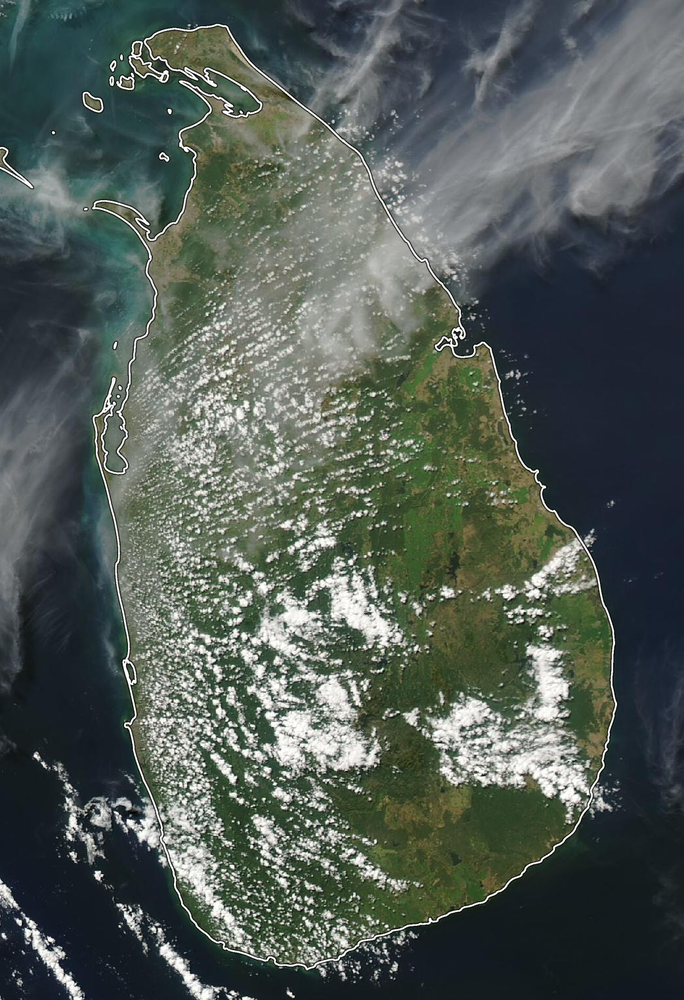
#> input picture 3. Cloud cover K means/Sri Lanka Map.png, 684 x 1000 px, shrunk from 1042 x 1524 before the run
$ python main.py
#> lines starting #> are read from the running program, lines starting #| are printed output that depends on the picture
# isolates the clouds over Sri Lanka

from sklearn.cluster import KMeans
import numpy as np
import matplotlib.pyplot as plt

sri_lanka = plt.imread("Sri Lanka Map.png")
#> sri_lanka is the input picture: shape (1000, 684, 4) float32; mean R, G, B, A 0.322, 0.358, 0.335, 1

if sri_lanka.shape[2] == 4:
    sri_lanka = sri_lanka[:, :, :3]
#> sri_lanka: shape (1000, 684, 3) float32

X = sri_lanka.reshape(-1,3)
kmeans = KMeans(2)
kmeans.fit(X)
segmented_img = kmeans.cluster_centers_[kmeans.labels_]
segmented_img = segmented_img.reshape(sri_lanka.shape)

plt.imshow(segmented_img)
plt.show()
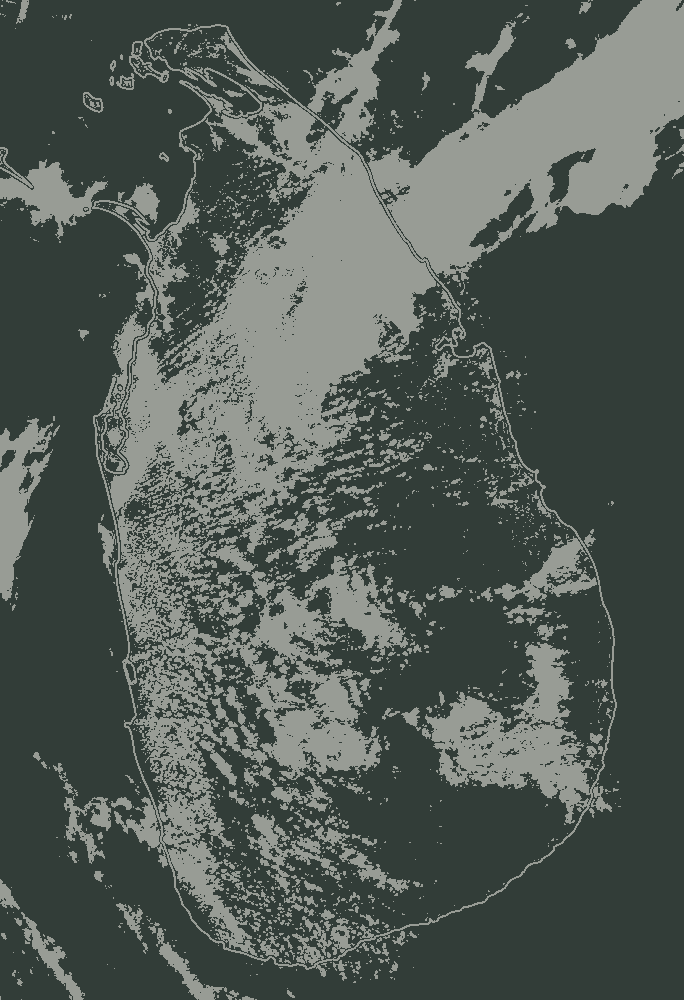
#> shown: shape (1000, 684, 3) float32; mean R, G, B 0.322, 0.36, 0.334
